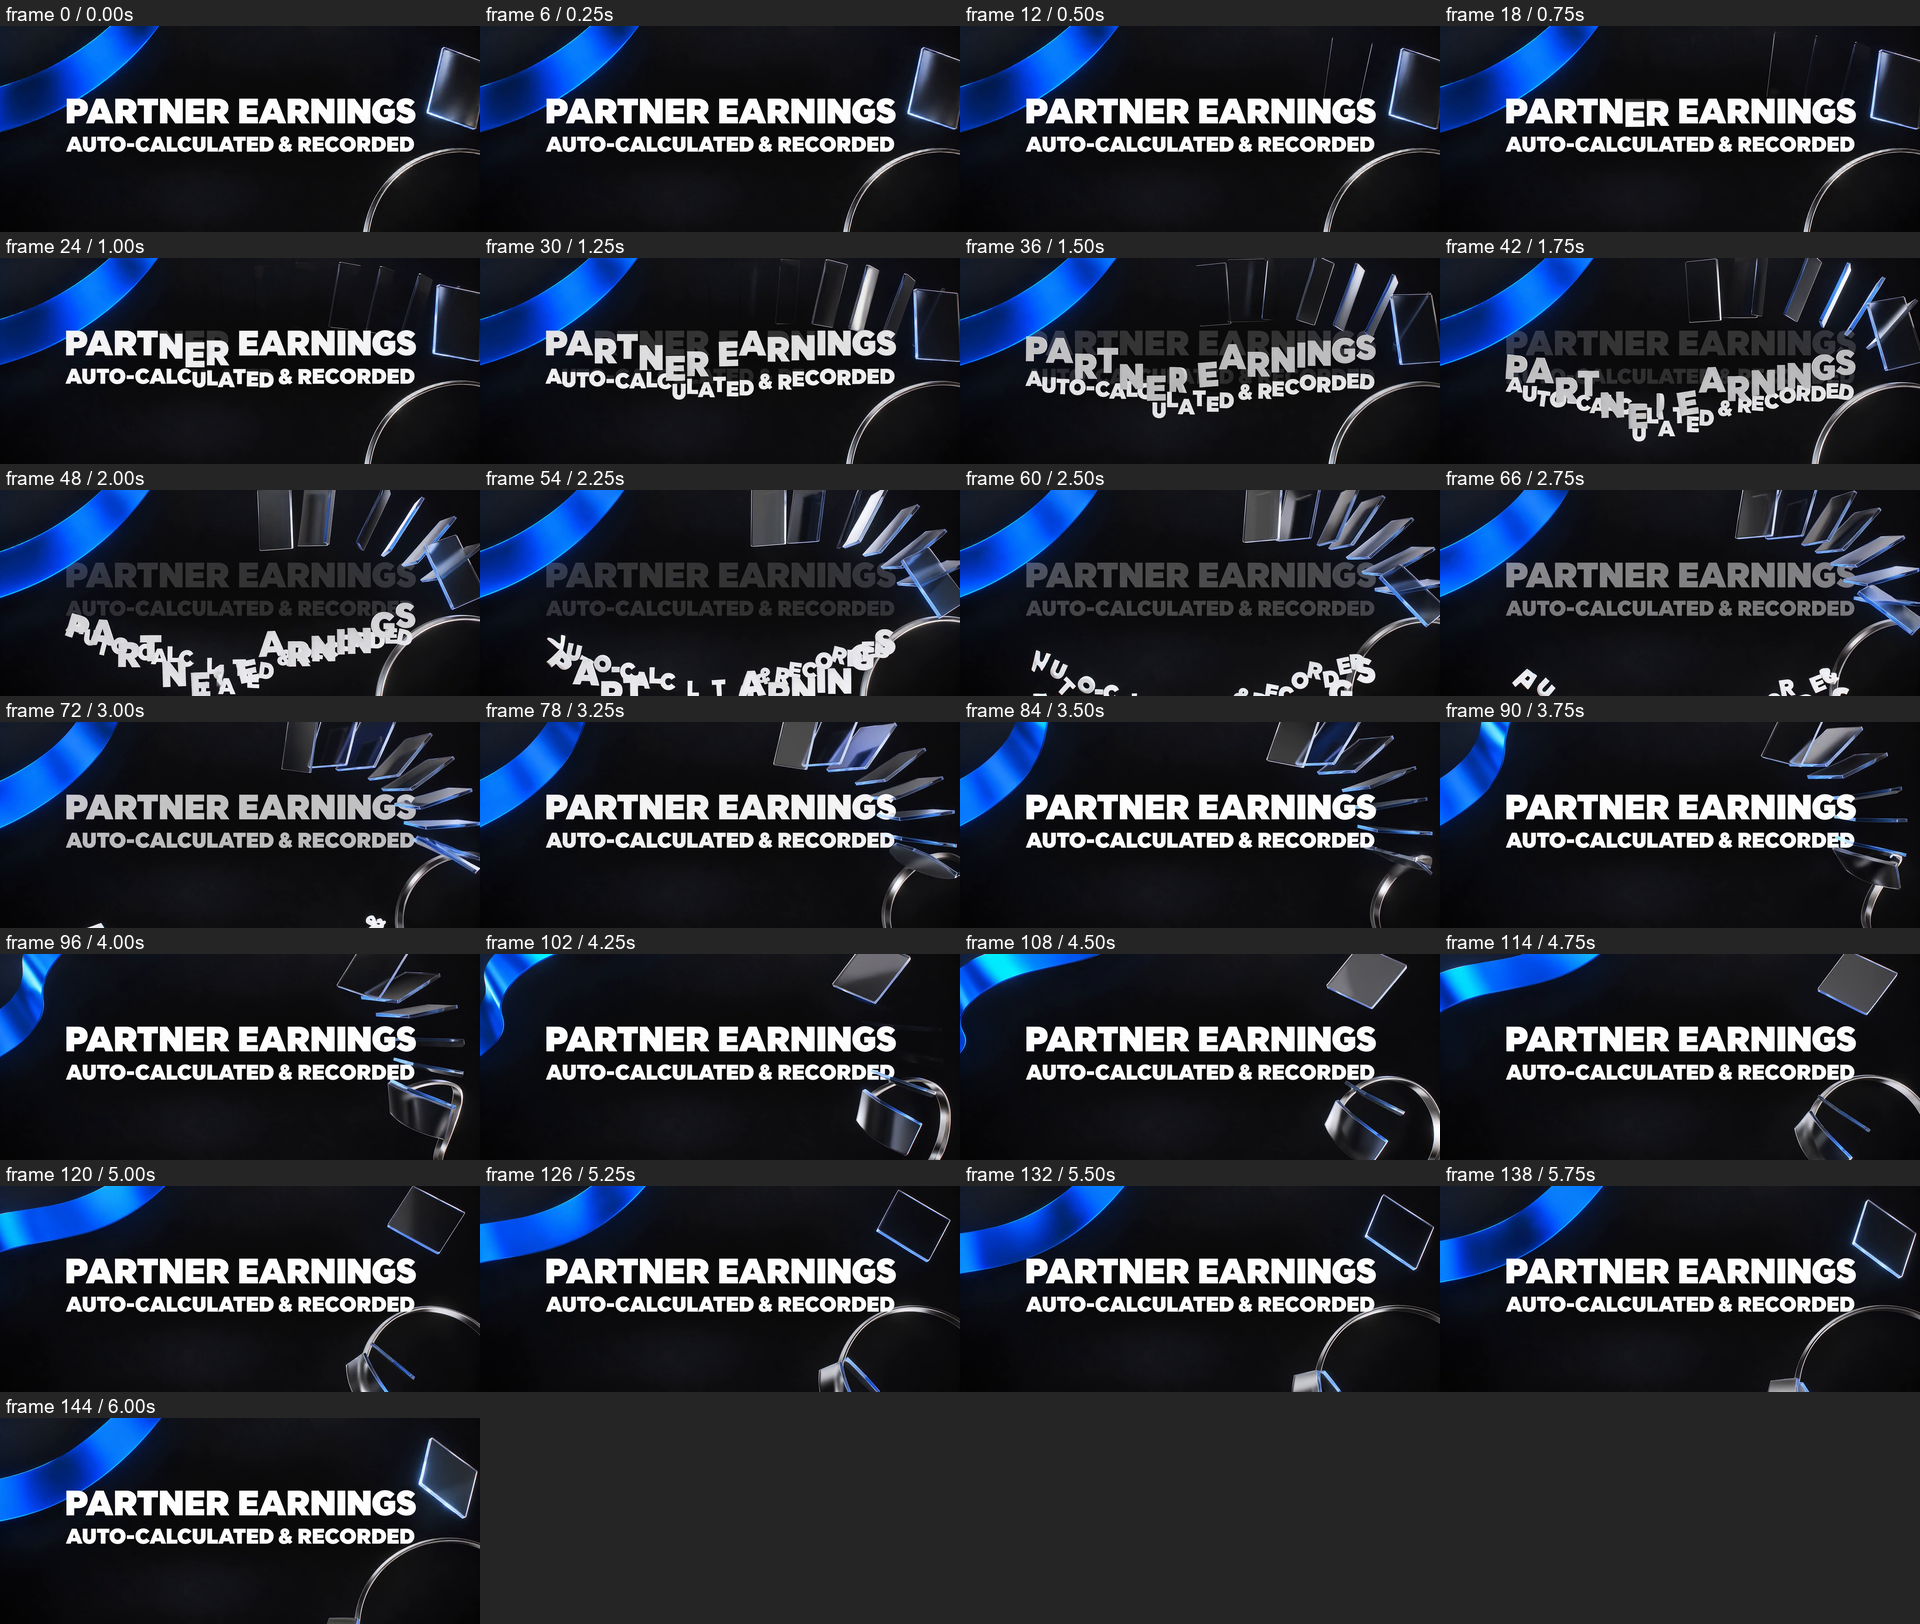

Source code (Python):
from pathlib import Path
from PIL import Image, ImageDraw, ImageFont
import math

root = Path(__file__).resolve().parent
frames = sorted((root / 'frames').glob('sample-*.png'))
out = Image.new('RGB', (1920, 232 * math.ceil(len(frames) / 4)), '#252525')
draw = ImageDraw.Draw(out)
font = ImageFont.truetype('C:/Windows/Fonts/arial.ttf', 19)
for i, path in enumerate(frames):
    with Image.open(path) as source:
        frame = source.convert('RGB').resize((480, 206), Image.Resampling.LANCZOS)
    x, y = (i % 4) * 480, (i // 4) * 232
    out.paste(frame, (x, y + 26))
    draw.text((x + 6, y + 3), f'frame {i * 6} / {i * .25:.2f}s', fill='white', font=font)
out.save(root / 'contact.png')
